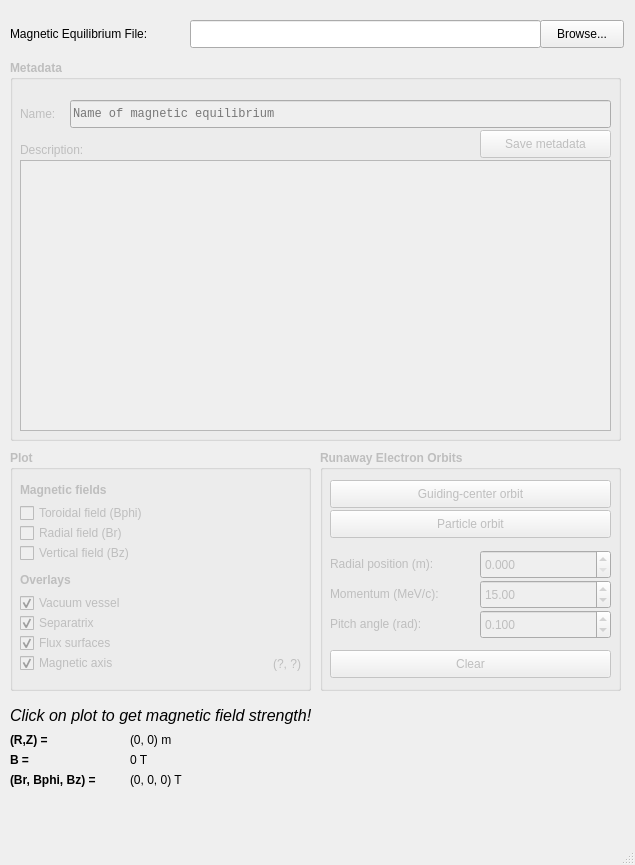
<?xml version="1.0" encoding="UTF-8"?>
<ui version="4.0">
 <class>MainWindow</class>
 <widget class="QMainWindow" name="MainWindow">
  <property name="geometry">
   <rect>
    <x>0</x>
    <y>0</y>
    <width>635</width>
    <height>865</height>
   </rect>
  </property>
  <property name="windowTitle">
   <string>SOFT Magnetic Equilibrium Viewier</string>
  </property>
  <widget class="QWidget" name="centralwidget">
   <widget class="QLineEdit" name="tbMeqFile">
    <property name="geometry">
     <rect>
      <x>190</x>
      <y>20</y>
      <width>351</width>
      <height>28</height>
     </rect>
    </property>
   </widget>
   <widget class="QLabel" name="label">
    <property name="geometry">
     <rect>
      <x>10</x>
      <y>20</y>
      <width>171</width>
      <height>28</height>
     </rect>
    </property>
    <property name="text">
     <string>Magnetic Equilibrium File:</string>
    </property>
   </widget>
   <widget class="QPushButton" name="btnBrowse">
    <property name="geometry">
     <rect>
      <x>540</x>
      <y>20</y>
      <width>84</width>
      <height>28</height>
     </rect>
    </property>
    <property name="text">
     <string>Browse...</string>
    </property>
   </widget>
   <widget class="QGroupBox" name="gbMetadata">
    <property name="enabled">
     <bool>false</bool>
    </property>
    <property name="geometry">
     <rect>
      <x>10</x>
      <y>60</y>
      <width>611</width>
      <height>381</height>
     </rect>
    </property>
    <property name="font">
     <font>
      <weight>75</weight>
      <bold>true</bold>
     </font>
    </property>
    <property name="title">
     <string>Metadata</string>
    </property>
    <widget class="QLineEdit" name="tbName">
     <property name="geometry">
      <rect>
       <x>60</x>
       <y>40</y>
       <width>541</width>
       <height>28</height>
      </rect>
     </property>
     <property name="font">
      <font>
       <family>Monospace</family>
       <weight>50</weight>
       <bold>false</bold>
      </font>
     </property>
     <property name="placeholderText">
      <string>Name of magnetic equilibrium</string>
     </property>
    </widget>
    <widget class="QLabel" name="label_2">
     <property name="geometry">
      <rect>
       <x>10</x>
       <y>40</y>
       <width>51</width>
       <height>28</height>
      </rect>
     </property>
     <property name="font">
      <font>
       <weight>50</weight>
       <bold>false</bold>
      </font>
     </property>
     <property name="text">
      <string>Name:</string>
     </property>
    </widget>
    <widget class="QPlainTextEdit" name="tbDescription">
     <property name="geometry">
      <rect>
       <x>10</x>
       <y>100</y>
       <width>591</width>
       <height>271</height>
      </rect>
     </property>
     <property name="font">
      <font>
       <family>Monospace</family>
       <pointsize>12</pointsize>
       <weight>50</weight>
       <bold>false</bold>
      </font>
     </property>
     <property name="plainText">
      <string/>
     </property>
     <property name="placeholderText">
      <string>Description of magnetic equilibrium</string>
     </property>
    </widget>
    <widget class="QLabel" name="label_3">
     <property name="geometry">
      <rect>
       <x>10</x>
       <y>80</y>
       <width>91</width>
       <height>20</height>
      </rect>
     </property>
     <property name="font">
      <font>
       <weight>50</weight>
       <bold>false</bold>
      </font>
     </property>
     <property name="text">
      <string>Description:</string>
     </property>
    </widget>
    <widget class="QPushButton" name="btnSaveMetadata">
     <property name="enabled">
      <bool>false</bool>
     </property>
     <property name="geometry">
      <rect>
       <x>470</x>
       <y>70</y>
       <width>131</width>
       <height>28</height>
      </rect>
     </property>
     <property name="font">
      <font>
       <weight>50</weight>
       <bold>false</bold>
      </font>
     </property>
     <property name="text">
      <string>Save metadata</string>
     </property>
    </widget>
   </widget>
   <widget class="QGroupBox" name="gbPlot">
    <property name="enabled">
     <bool>false</bool>
    </property>
    <property name="geometry">
     <rect>
      <x>10</x>
      <y>450</y>
      <width>301</width>
      <height>241</height>
     </rect>
    </property>
    <property name="font">
     <font>
      <weight>75</weight>
      <bold>true</bold>
     </font>
    </property>
    <property name="title">
     <string>Plot</string>
    </property>
    <widget class="QCheckBox" name="cbBphi">
     <property name="geometry">
      <rect>
       <x>10</x>
       <y>50</y>
       <width>281</width>
       <height>26</height>
      </rect>
     </property>
     <property name="font">
      <font>
       <weight>50</weight>
       <bold>false</bold>
      </font>
     </property>
     <property name="text">
      <string>Toroidal field (Bphi)</string>
     </property>
    </widget>
    <widget class="QCheckBox" name="cbBr">
     <property name="geometry">
      <rect>
       <x>10</x>
       <y>70</y>
       <width>131</width>
       <height>26</height>
      </rect>
     </property>
     <property name="font">
      <font>
       <weight>50</weight>
       <bold>false</bold>
      </font>
     </property>
     <property name="text">
      <string>Radial field (Br)</string>
     </property>
     <property name="checked">
      <bool>false</bool>
     </property>
    </widget>
    <widget class="QCheckBox" name="cbBz">
     <property name="geometry">
      <rect>
       <x>10</x>
       <y>90</y>
       <width>171</width>
       <height>26</height>
      </rect>
     </property>
     <property name="font">
      <font>
       <weight>50</weight>
       <bold>false</bold>
      </font>
     </property>
     <property name="text">
      <string>Vertical field (Bz)</string>
     </property>
     <property name="checked">
      <bool>false</bool>
     </property>
    </widget>
    <widget class="QLabel" name="label_7">
     <property name="geometry">
      <rect>
       <x>10</x>
       <y>30</y>
       <width>121</width>
       <height>20</height>
      </rect>
     </property>
     <property name="text">
      <string>Magnetic fields</string>
     </property>
    </widget>
    <widget class="QLabel" name="label_8">
     <property name="geometry">
      <rect>
       <x>10</x>
       <y>120</y>
       <width>81</width>
       <height>20</height>
      </rect>
     </property>
     <property name="text">
      <string>Overlays</string>
     </property>
    </widget>
    <widget class="QCheckBox" name="cbWall">
     <property name="geometry">
      <rect>
       <x>10</x>
       <y>140</y>
       <width>271</width>
       <height>26</height>
      </rect>
     </property>
     <property name="font">
      <font>
       <weight>50</weight>
       <bold>false</bold>
      </font>
     </property>
     <property name="text">
      <string>Vacuum vessel</string>
     </property>
     <property name="checked">
      <bool>true</bool>
     </property>
    </widget>
    <widget class="QCheckBox" name="cbSeparatrix">
     <property name="geometry">
      <rect>
       <x>10</x>
       <y>160</y>
       <width>91</width>
       <height>26</height>
      </rect>
     </property>
     <property name="font">
      <font>
       <weight>50</weight>
       <bold>false</bold>
      </font>
     </property>
     <property name="text">
      <string>Separatrix</string>
     </property>
     <property name="checked">
      <bool>true</bool>
     </property>
    </widget>
    <widget class="QCheckBox" name="cbFlux">
     <property name="geometry">
      <rect>
       <x>10</x>
       <y>180</y>
       <width>131</width>
       <height>26</height>
      </rect>
     </property>
     <property name="font">
      <font>
       <weight>50</weight>
       <bold>false</bold>
      </font>
     </property>
     <property name="text">
      <string>Flux surfaces</string>
     </property>
     <property name="checked">
      <bool>true</bool>
     </property>
    </widget>
    <widget class="QCheckBox" name="cbMaxis">
     <property name="geometry">
      <rect>
       <x>10</x>
       <y>200</y>
       <width>141</width>
       <height>26</height>
      </rect>
     </property>
     <property name="font">
      <font>
       <weight>50</weight>
       <bold>false</bold>
      </font>
     </property>
     <property name="text">
      <string>Magnetic axis</string>
     </property>
     <property name="checked">
      <bool>true</bool>
     </property>
    </widget>
    <widget class="QLabel" name="lblMaxis">
     <property name="geometry">
      <rect>
       <x>140</x>
       <y>200</y>
       <width>151</width>
       <height>28</height>
      </rect>
     </property>
     <property name="font">
      <font>
       <weight>50</weight>
       <bold>false</bold>
      </font>
     </property>
     <property name="text">
      <string>(?, ?)</string>
     </property>
     <property name="alignment">
      <set>Qt::AlignRight|Qt::AlignTrailing|Qt::AlignVCenter</set>
     </property>
    </widget>
   </widget>
   <widget class="QGroupBox" name="gbOrbits">
    <property name="enabled">
     <bool>false</bool>
    </property>
    <property name="geometry">
     <rect>
      <x>320</x>
      <y>450</y>
      <width>301</width>
      <height>241</height>
     </rect>
    </property>
    <property name="font">
     <font>
      <weight>75</weight>
      <bold>true</bold>
     </font>
    </property>
    <property name="title">
     <string>Runaway Electron Orbits</string>
    </property>
    <widget class="QPushButton" name="btnClearOrbits">
     <property name="geometry">
      <rect>
       <x>10</x>
       <y>200</y>
       <width>281</width>
       <height>28</height>
      </rect>
     </property>
     <property name="font">
      <font>
       <weight>50</weight>
       <bold>false</bold>
      </font>
     </property>
     <property name="text">
      <string>Clear</string>
     </property>
    </widget>
    <widget class="QPushButton" name="btnGCOrbit">
     <property name="geometry">
      <rect>
       <x>10</x>
       <y>30</y>
       <width>281</width>
       <height>28</height>
      </rect>
     </property>
     <property name="font">
      <font>
       <weight>50</weight>
       <bold>false</bold>
      </font>
     </property>
     <property name="text">
      <string>Guiding-center orbit</string>
     </property>
    </widget>
    <widget class="QPushButton" name="btnParticleOrbit">
     <property name="geometry">
      <rect>
       <x>10</x>
       <y>60</y>
       <width>281</width>
       <height>28</height>
      </rect>
     </property>
     <property name="font">
      <font>
       <weight>50</weight>
       <bold>false</bold>
      </font>
     </property>
     <property name="text">
      <string>Particle orbit</string>
     </property>
    </widget>
    <widget class="QLabel" name="label_4">
     <property name="geometry">
      <rect>
       <x>10</x>
       <y>100</y>
       <width>131</width>
       <height>28</height>
      </rect>
     </property>
     <property name="font">
      <font>
       <weight>50</weight>
       <bold>false</bold>
      </font>
     </property>
     <property name="text">
      <string>Radial position (m):</string>
     </property>
    </widget>
    <widget class="QLabel" name="label_5">
     <property name="geometry">
      <rect>
       <x>10</x>
       <y>130</y>
       <width>141</width>
       <height>28</height>
      </rect>
     </property>
     <property name="font">
      <font>
       <weight>50</weight>
       <bold>false</bold>
      </font>
     </property>
     <property name="text">
      <string>Momentum (MeV/c):</string>
     </property>
    </widget>
    <widget class="QLabel" name="label_6">
     <property name="geometry">
      <rect>
       <x>10</x>
       <y>160</y>
       <width>131</width>
       <height>28</height>
      </rect>
     </property>
     <property name="font">
      <font>
       <weight>50</weight>
       <bold>false</bold>
      </font>
     </property>
     <property name="text">
      <string>Pitch angle (rad):</string>
     </property>
    </widget>
    <widget class="QDoubleSpinBox" name="dsbRadius">
     <property name="geometry">
      <rect>
       <x>160</x>
       <y>100</y>
       <width>131</width>
       <height>29</height>
      </rect>
     </property>
     <property name="font">
      <font>
       <weight>50</weight>
       <bold>false</bold>
      </font>
     </property>
     <property name="decimals">
      <number>3</number>
     </property>
     <property name="singleStep">
      <double>0.010000000000000</double>
     </property>
    </widget>
    <widget class="QDoubleSpinBox" name="dsbMomentum">
     <property name="geometry">
      <rect>
       <x>160</x>
       <y>130</y>
       <width>131</width>
       <height>29</height>
      </rect>
     </property>
     <property name="font">
      <font>
       <weight>50</weight>
       <bold>false</bold>
      </font>
     </property>
     <property name="minimum">
      <double>0.100000000000000</double>
     </property>
     <property name="value">
      <double>15.000000000000000</double>
     </property>
    </widget>
    <widget class="QDoubleSpinBox" name="dsbPitch">
     <property name="geometry">
      <rect>
       <x>160</x>
       <y>160</y>
       <width>131</width>
       <height>29</height>
      </rect>
     </property>
     <property name="font">
      <font>
       <weight>50</weight>
       <bold>false</bold>
      </font>
     </property>
     <property name="decimals">
      <number>3</number>
     </property>
     <property name="maximum">
      <double>1.560000000000000</double>
     </property>
     <property name="singleStep">
      <double>0.010000000000000</double>
     </property>
     <property name="value">
      <double>0.100000000000000</double>
     </property>
    </widget>
   </widget>
   <widget class="QLabel" name="label_9">
    <property name="geometry">
     <rect>
      <x>10</x>
      <y>700</y>
      <width>421</width>
      <height>31</height>
     </rect>
    </property>
    <property name="font">
     <font>
      <pointsize>12</pointsize>
      <weight>50</weight>
      <italic>true</italic>
      <bold>false</bold>
     </font>
    </property>
    <property name="text">
     <string>Click on plot to get magnetic field strength!</string>
    </property>
   </widget>
   <widget class="QLabel" name="label_10">
    <property name="geometry">
     <rect>
      <x>10</x>
      <y>730</y>
      <width>63</width>
      <height>20</height>
     </rect>
    </property>
    <property name="font">
     <font>
      <weight>75</weight>
      <bold>true</bold>
     </font>
    </property>
    <property name="text">
     <string>(R,Z) =</string>
    </property>
   </widget>
   <widget class="QLabel" name="label_11">
    <property name="geometry">
     <rect>
      <x>10</x>
      <y>750</y>
      <width>63</width>
      <height>20</height>
     </rect>
    </property>
    <property name="font">
     <font>
      <weight>75</weight>
      <bold>true</bold>
     </font>
    </property>
    <property name="text">
     <string>B = </string>
    </property>
   </widget>
   <widget class="QLabel" name="label_12">
    <property name="geometry">
     <rect>
      <x>10</x>
      <y>770</y>
      <width>111</width>
      <height>20</height>
     </rect>
    </property>
    <property name="font">
     <font>
      <weight>75</weight>
      <bold>true</bold>
     </font>
    </property>
    <property name="text">
     <string>(Br, Bphi, Bz) =</string>
    </property>
   </widget>
   <widget class="QLabel" name="lblBComp">
    <property name="geometry">
     <rect>
      <x>130</x>
      <y>770</y>
      <width>491</width>
      <height>20</height>
     </rect>
    </property>
    <property name="text">
     <string>(0, 0, 0) T</string>
    </property>
   </widget>
   <widget class="QLabel" name="lblBStrength">
    <property name="geometry">
     <rect>
      <x>130</x>
      <y>750</y>
      <width>491</width>
      <height>20</height>
     </rect>
    </property>
    <property name="text">
     <string>0 T</string>
    </property>
   </widget>
   <widget class="QLabel" name="lblSampledB">
    <property name="geometry">
     <rect>
      <x>130</x>
      <y>730</y>
      <width>481</width>
      <height>20</height>
     </rect>
    </property>
    <property name="text">
     <string>(0, 0) m</string>
    </property>
   </widget>
  </widget>
  <widget class="QMenuBar" name="menubar">
   <property name="geometry">
    <rect>
     <x>0</x>
     <y>0</y>
     <width>635</width>
     <height>25</height>
    </rect>
   </property>
  </widget>
  <widget class="QStatusBar" name="statusbar"/>
 </widget>
 <resources/>
 <connections/>
</ui>
